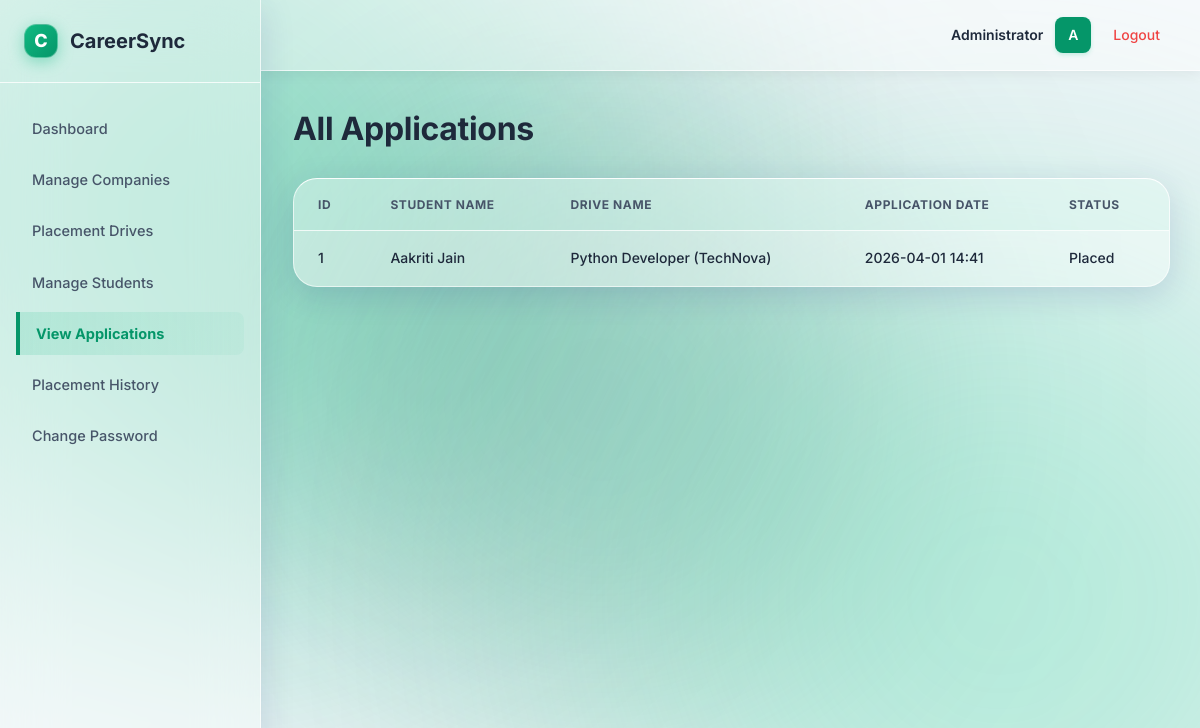
/admin/applications (signed in), run on an earlier commit of the app's database.
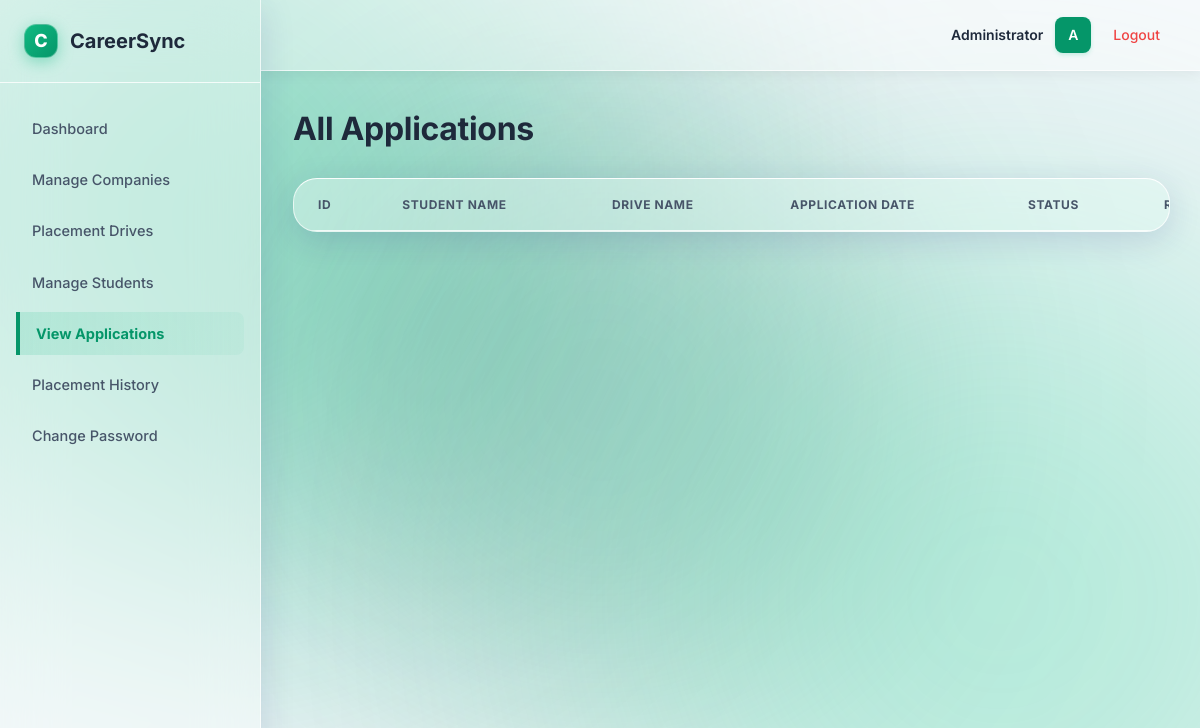
And on a later commit of the database.
### models.py (models this page shows)
class Application(db.Model):
    id = db.Column(db.Integer, primary_key = True)
    student_id = db.Column(db.Integer, db.ForeignKey('student.id'), nullable = False)
    drive_id = db.Column(db.Integer, db.ForeignKey('placement_drive.id'), nullable = False)
    application_date = db.Column(db.DateTime, default = datetime.now(UTC))
    status = db.Column(db.String(50), default = "Applied")
    remarks = db.Column(db.String(100))
    __table_args__ = (db.UniqueConstraint('student_id', 'drive_id', name = 'unique_application'),)

class Student(db.Model):
    id = db.Column(db.Integer, primary_key = True)
    full_name = db.Column(db.String(100), nullable = False)
    email = db.Column(db.String(100), nullable = False, unique = True)
    pass_hash = db.Column(db.String(100), nullable = False )
    phone_number = db.Column(db.Integer, nullable = False)
    degree = db.Column(db.String(100), nullable = False)
    branch = db.Column(db.String(100), nullable = False)
    cgpa = db.Column(db.Float, nullable = False)
    skills = db.Column(db.String(100), nullable = False)
    resume_filename = db.Column(db.String(100), nullable = False)
    is_active = db.Column(db.Boolean, default = True)
    internship_experience = db.Column(db.String(100))
    co_curricular_achievements = db.Column(db.String(100))
    created_at = db.Column(db.DateTime, default = datetime.now(UTC))
    applications = db.relationship('Application', backref = 'student', lazy = True)
    placements = db.relationship('Placement', backref = 'student', lazy = True)

class PlacementDrive(db.Model):
    id = db.Column(db.Integer, primary_key = True)
    company_id = db.Column(db.Integer, db.ForeignKey('company.id'), nullable=False)
    job_title = db.Column(db.String(100), nullable = False)
    job_description = db.Column(db.Text, nullable = False)
    skills_required = db.Column(db.String(100), nullable = False)
    package_range = db.Column(db.String(100))
    location = db.Column(db.String(100), nullable = False)
    application_deadline = db.Column(db.DateTime, nullable = False)
    status = db.Column(db.String(50), default = "Pending")
    created_at = db.Column(db.DateTime, default = datetime.now(UTC))
    applications = db.relationship('Application', backref = 'drive', lazy = True)
    eligibility_criteria = db.Column(db.String(100), nullable = False)

class Company(db.Model):
    id = db.Column(db.Integer, primary_key = True)
    company_name = db.Column(db.String(100), nullable = False)
    email = db.Column(db.String(100), nullable = False, unique = True)
    pass_hash = db.Column(db.String(100), nullable = False )
    hr_contact = db.Column(db.Integer, nullable = False)
    website = db.Column(db.String(100), nullable = False)
    domain = db.Column(db.String(100), nullable = False)
    description = db.Column(db.Text, nullable = False)
    approval_status = db.Column(db.String(50), default = "Pending")
    is_active = db.Column(db.Boolean, default = True)
    created_at = db.Column(db.DateTime, default = datetime.now(UTC))
    type_of_employment = db.Column(db.String(100))
    drives = db.relationship('PlacementDrive', backref = 'company', lazy = True)

### app.py (the view)
@app.route("/admin/applications")
def admin_applications():
    if not admin_logged_in():
        flash("Unauthorized access.")
        return redirect(url_for("login"))
    applications = Application.query.all()
    return render_template("admin_applications.html", applications = applications)

### app.py (called while the page is built)
def admin_logged_in():
    return "user_id" in session and session.get("role") =="admin"

### templates/admin_applications.html (shortened to what this page needs)
{% extends "base.html" %}
{% block content %}
<h1>All Applications</h1>
<table>
    <tr>
        <th>ID</th>
        <th>Student Name</th>
        <th>Drive Name</th>
        <th>Application Date</th>
        <th>Status</th>
        <th>Remarks</th>
    </tr>
    {% for application in applications %}
    <tr>
        <td>{{ application.id }}</td>
        <td>{{ application.student.full_name }}</td>
        <td>{{ application.drive.job_title }} ({{ application.drive.company.company_name }})</td>
        <td>{{ application.application_date.strftime('%Y-%m-%d %H:%M') if application.application_date else '' }}</td>
        <td>{{ application.status }}</td>
        <td>{{ application.remarks }}</td>
    </tr>
    {% endfor %}
</table>
{% endblock %}

What changed in the data, as far as the page shows it:
removed Application: id "1", student.full_name "Aakriti Jain", drive.job_title "Python Developer", drive.company.company_name "TechNova", application_date "2026-04-01 14:41", status "Placed"
